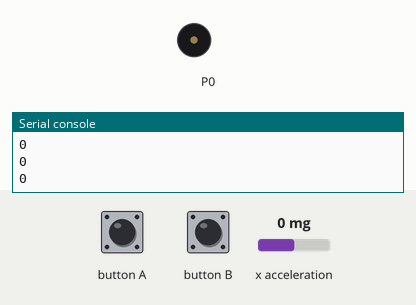
This program was run on a simulated BBC micro:bit running MicroPython. Parts: buzzer (waves = sounding), the last lines printed to the serial console. Inputs (shaded band) come from the test bench; at power-on: x acceleration 0 mg.

Above: at 1.2 s.
1.3 s: x acceleration set to -1440 mg
2.8 s: button A pressed for 0.15 s
At 3.0 s:
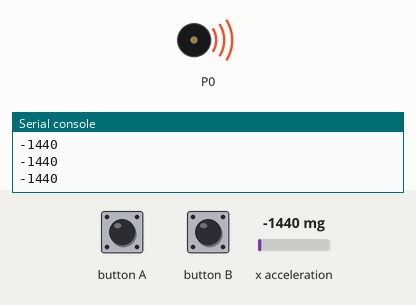
5.8 s: x acceleration set to -750 mg
8.8 s: x acceleration set to -106 mg
11.8 s: x acceleration set to -96 mg
Timing chart, 0 to 14.3 s (numbered marks = the images above; inputs shaded):
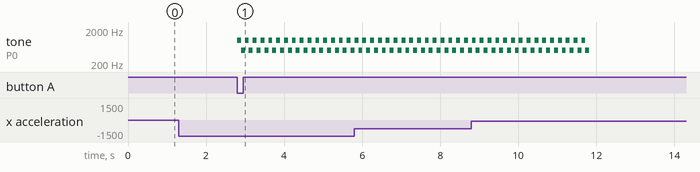

The program:

alarm.py
```python
from microbit import *
import music

ukljucen = False

while True:

    print(accelerometer.get_x())  # ako želimo da pratimo vrednosti x u REPL
    if button_a.was_pressed():
        ukljucen = True
    if button_b.was_pressed():
        ukljucen = False

    if ukljucen and abs(accelerometer.get_x()) > 100:
        music.pitch(1000, 100)
        music.pitch(500, 100)
```

Measured:
- after the input at 2.8 s, tone on P0: alternates 1000 Hz for 0.10 s and 500 Hz for 0.10 s, starting at once
